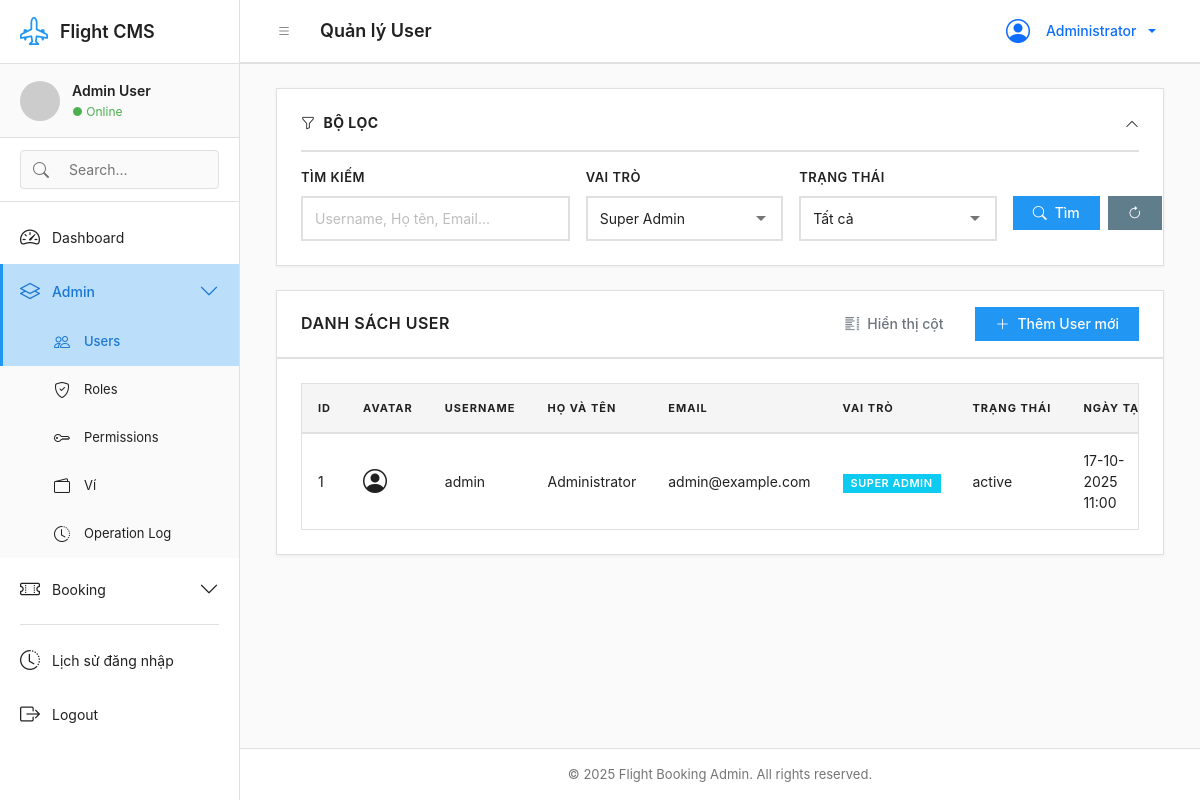
Screenshot of /modules/users/index.php?role_id=1 (signed in) with the database file from the repository.
### tables this page shows
CREATE TABLE `users` (
  `id` int(11) NOT NULL,
  `username` varchar(50) NOT NULL,
  `password` varchar(255) NOT NULL,
  `full_name` varchar(100) NOT NULL,
  `email` varchar(100) NOT NULL,
  `avatar` varchar(255) DEFAULT NULL,
  `role_id` int(11) NOT NULL,
  `status` enum('active','locked') DEFAULT 'active',
  `created_at` timestamp NOT NULL DEFAULT current_timestamp(),
  `updated_at` timestamp NOT NULL DEFAULT current_timestamp() ON UPDATE current_timestamp()
);

CREATE TABLE `roles` (
  `id` int(11) NOT NULL,
  `name` varchar(50) NOT NULL,
  `description` varchar(255) DEFAULT NULL,
  `created_at` timestamp NOT NULL DEFAULT current_timestamp()
);

### config/constants.php (called while the page is built, shortened)
<?php
function formatDateTime($datetime) {
    return date('d-m-Y H:i', strtotime($datetime));
}
function getStatusBadge($status) {
    $badges = [
        'active' => '<span class="badge bg-success">Hoạt động</span>',
        'locked' => '<span class="badge bg-danger">Bị khóa</span>',
        'paid' => '<span class="badge bg-success">Đã thanh toán</span>',
        'unpaid' => '<span class="badge bg-warning">Chưa thanh toán</span>',
        'refunded' => '<span class="badge bg-info">Đã hoàn tiền</span>',
        'confirmed' => '<span class="badge bg-success">Đã xác nhận</span>',
        'cancelled' => '<span class="badge bg-danger">Đã hủy</span>',
        'pending' => '<span class="badge bg-warning">Chờ xử lý</span>',
    ];
    return $badges[$status] ?? $status;
}
?>

### modules/users/index.php (the view, shortened to what this page needs)
<?php
include '../../includes/header.php';
$page = isset($_GET['page']) ? (int)$_GET['page'] : 1;
$limit = RECORDS_PER_PAGE;
$offset = ($page - 1) * $limit;
$where = [];
$params = [];
if (!empty($_GET['role_id'])) {
    $where[] = "role_id = ?";
    $params[] = $_GET['role_id'];
}
$whereSQL = !empty($where) ? 'WHERE ' . implode(' AND ', $where) : '';
$database = new Database();
$db = $database->getConnection();
$query = "SELECT u.*, r.name as role_name
          FROM users u
          JOIN roles r ON u.role_id = r.id
          $whereSQL
          ORDER BY u.created_at DESC
          LIMIT $limit OFFSET $offset";
$stmt = $db->prepare($query);
$stmt->execute($params);
$users = $stmt->fetchAll();
$rolesQuery = "SELECT * FROM roles ORDER BY name";
$roles = $db->query($rolesQuery)->fetchAll();
?>
<div class="container-fluid">
    <div class="filter-section" id="filterSection">
        <div class="filter-header" onclick="toggleFilter()">
            <h6><i class="bi bi-funnel"></i> Bộ lọc</h6>
            <i class="bi bi-chevron-up"></i>
        </div>
        <div class="filter-body">
            <form method="GET" id="filterForm">
                <div class="row g-3">
                    <div class="col-md-4">
                        <label class="form-label">Tìm kiếm</label>
                        <input type="text" name="search" class="form-control"
                               placeholder="Username, Họ tên, Email..."
                               value="<?= $_GET['search'] ?? '' ?>">
                    </div>
                    <div class="col-md-3">
                        <label class="form-label">Vai trò</label>
                        <select name="role_id" class="form-select">
                            <?php foreach ($roles as $role): ?>
                                <option value="<?= $role['id'] ?>"
                                    <?= (isset($_GET['role_id']) && $_GET['role_id'] == $role['id']) ? 'selected' : '' ?>>
                                    <?= $role['name'] ?>
                                </option>
                            <?php endforeach; ?>
                        </select>
                    </div>
                    <div class="col-md-3">
                        <label class="form-label">Trạng thái</label>
                        <select name="status" class="form-select">
                            <option value="">Tất cả</option>
                        </select>
                    </div>
                    <div class="col-md-2">
                        <label class="form-label">&nbsp;</label>
                        <div class="d-flex gap-2">
                            <button type="submit" class="btn btn-primary w-100">
                                <i class="bi bi-search"></i> Tìm
                            </button>
                            <button type="reset" class="btn btn-secondary">
                                <i class="bi bi-arrow-clockwise"></i>
                            </button>
                        </div>
                    </div>
                </div>
            </form>
        </div>
    </div>
    <div class="card">
        <div class="card-header">
            <h5 class="card-title mb-0">Danh sách User</h5>
            <div class="card-actions">
                <a href="add.php" class="btn btn-primary">
                    <i class="bi bi-plus-lg"></i> Thêm User mới
                </a>
            </div>
        </div>
        <div class="card-body">
            <?php if (empty($users)): ?>
                <div class="empty-state">
                    <i class="bi bi-inbox"></i>
                    <h5>Không có dữ liệu</h5>
                    <p>Không tìm thấy user nào phù hợp với bộ lọc của bạn.</p>
                </div>
            <?php else: ?>
                <div class="table-responsive">
                    <table class="table" id="usersTable">
                        <thead>
                            <tr>
                                <th class="col-id">ID</th>
                                <th class="col-avatar">Avatar</th>
                                <th class="col-username">Username</th>
                                <th class="col-fullname">Họ và Tên</th>
                                <th class="col-email">Email</th>
                                <th class="col-role">Vai trò</th>
                                <th class="col-status">Trạng thái</th>
                                <th class="col-created">Ngày tạo</th>
                            </tr>
                        </thead>
                        <tbody>
                            <?php foreach ($users as $user): ?>
                                <tr>
                                    <td class="col-id"><?= $user['id'] ?></td>
                                    <td class="col-avatar">
                                        <?php if (!empty($user['avatar'])): ?>
                                            <img src="<?= BASE_URL ?>uploads/avatars/<?= $user['avatar'] ?>"
                                                 alt="Avatar" class="avatar-sm">
                                        <?php else: ?>
                                            <i class="bi bi-person-circle fs-4"></i>
                                        <?php endif; ?>
                                    </td>
                                    <td class="col-username"><?= $user['username'] ?></td>
                                    <td class="col-fullname"><?= $user['full_name'] ?></td>
                                    <td class="col-email"><?= $user['email'] ?? 'N/A' ?></td>
                                    <td class="col-role">
                                        <span class="badge bg-info"><?= $user['role_name'] ?></span>
                                    </td>
                                    <td class="col-status"><?= getStatusBadge($user['status']) ?></td>
                                    <td class="col-created"><?= formatDateTime($user['created_at']) ?></td>
                                </tr>
                            <?php endforeach; ?>
                        </tbody>
                    </table>
                </div>
            <?php endif; ?>
        </div>
    </div>
</div>
<?php include '../../includes/footer.php'; ?>

### assets/css/style.css (style rules this page uses)
:root { --primary-color: #2196F3; --primary-dark: #1976D2; --primary-light: #BBDEFB; --secondary-color: #607D8B; --secondary-dark: #455A64; --secondary-light: #CFD8DC; --success-color: #4CAF50; --success-dark: #388E3C; --danger-color: #F44336; --danger-dark: #D32F2F; --warning-color: #FF9800; --warning-dark: #F57C00; --info-color: #00BCD4; --info-dark: #0097A7; --gray-50: #FAFAFA; --gray-100: #F5F5F5; --gray-200: #EEEEEE; --gray-300: #E0E0E0; --gray-400: #BDBDBD; --gray-500: #9E9E9E; --gray-600: #757575; --gray-700: #616161; --gray-800: #424242; --gray-900: #212121; --text-primary: #212121; --text-secondary: #757575; --text-disabled: #BDBDBD; --bg-primary: #FFFFFF; --bg-secondary: #FAFAFA; --bg-tertiary: #F5F5F5; --border-color: #E0E0E0; --divider-color: #E0E0E0; --sidebar-width: 240px; --sidebar-collapsed-width: 64px; --header-height: 64px; --spacing-xs: 4px; --spacing-sm: 8px; --spacing-md: 16px; --spacing-lg: 24px; --spacing-xl: 32px; --transition-fast: 0.15s; --transition-normal: 0.25s; --transition-slow: 0.35s; --border-radius: 0; --shadow-sm: 0 1px 3px rgba(0,0,0,0.06); --shadow-md: 0 2px 6px rgba(0,0,0,0.08); --shadow-lg: 0 4px 12px rgba(0,0,0,0.1); }
* { margin: 0; padding: 0; box-sizing: border-box; }
body { font-family: -apple-system, BlinkMacSystemFont, 'Segoe UI', 'Roboto', 'Helvetica Neue', Arial, sans-serif; font-size: 14px; line-height: 1.5; color: var(--text-primary); background-color: var(--bg-secondary); -webkit-font-smoothing: antialiased; -moz-osx-font-smoothing: grayscale; overflow-x: hidden; }
.card { background: var(--bg-primary); border: 1px solid var(--border-color); border-radius: var(--border-radius); box-shadow: var(--shadow-sm); margin-bottom: var(--spacing-lg); }
.card-header { background: var(--bg-primary); border-bottom: 2px solid var(--border-color); padding: var(--spacing-md) var(--spacing-lg); display: flex; justify-content: space-between; align-items: center; }
.card-title { font-size: 16px; font-weight: 600; color: var(--text-primary); margin: 0; text-transform: uppercase; letter-spacing: 0.5px; }
.card-body { padding: var(--spacing-lg); }
.btn { display: inline-flex; align-items: center; justify-content: center; gap: var(--spacing-sm); padding: 10px 20px; border: none; border-radius: var(--border-radius); font-weight: 500; font-size: 14px; text-align: center; text-decoration: none; cursor: pointer; transition: all var(--transition-fast); line-height: 1; }
.btn-primary { background-color: var(--primary-color); color: white; }
.btn-secondary { background-color: var(--secondary-color); color: white; }
.badge { display: inline-block; padding: 4px 8px; font-weight: 600; font-size: 11px; text-align: center; text-transform: uppercase; letter-spacing: 0.5px; border-radius: var(--border-radius); }

### assets/css/table.css (style rules this page uses)
.table-responsive { border-radius: var(--border-radius); overflow: hidden; background: var(--bg-primary); border: 1px solid var(--border-color); }
.table { width: 100%; margin-bottom: 0; border-collapse: collapse; }
.table thead th { background-color: var(--gray-100); color: var(--text-primary); font-weight: 700; text-transform: uppercase; font-size: 11px; letter-spacing: 1px; border-bottom: 2px solid var(--border-color); padding: var(--spacing-md); vertical-align: middle; white-space: nowrap; text-align: left; }
.table tbody td { padding: var(--spacing-md); vertical-align: middle; border-bottom: 1px solid var(--border-color); color: var(--text-primary); font-size: 14px; }
.table tbody tr { transition: background-color var(--transition-fast); }
.table tbody tr:last-child td { border-bottom: none; }
.filter-section { background: var(--bg-primary); padding: var(--spacing-lg); border: 1px solid var(--border-color); border-radius: var(--border-radius); margin-bottom: var(--spacing-lg); box-shadow: var(--shadow-sm); }
.filter-header { display: flex; justify-content: space-between; align-items: center; cursor: pointer; user-select: none; }
.filter-header h6 { margin: 0; display: flex; align-items: center; gap: var(--spacing-sm); font-size: 14px; font-weight: 700; text-transform: uppercase; letter-spacing: 0.5px; color: var(--text-primary); }
.filter-body { margin-top: var(--spacing-md); padding-top: var(--spacing-md); border-top: 2px solid var(--border-color); }

### rows the page displays
users: id "1", username "admin", full_name "Administrator", email "admin@example.com", role.name "SUPER ADMIN", status "active", created_at "17-10-2025 11:00"

### other values shown
$user_name "Admin User"
$page_title "Quản lý User"
$_SESSION['full_name'] "Administrator"
form field role_id "Super Admin"
